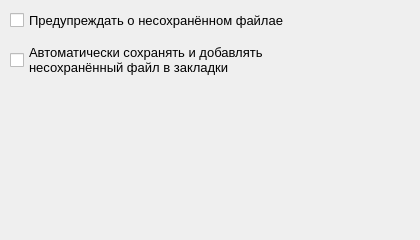
<?xml version="1.0" encoding="UTF-8"?>
<ui version="4.0">
 <class>Dialog</class>
 <widget class="QDialog" name="Dialog">
  <property name="geometry">
   <rect>
    <x>0</x>
    <y>0</y>
    <width>420</width>
    <height>240</height>
   </rect>
  </property>
  <property name="windowTitle">
   <string>Dialog</string>
  </property>
  <widget class="QCheckBox" name="checkBox">
   <property name="geometry">
    <rect>
     <x>10</x>
     <y>10</y>
     <width>400</width>
     <height>20</height>
    </rect>
   </property>
   <property name="font">
    <font>
     <pointsize>10</pointsize>
    </font>
   </property>
   <property name="text">
    <string>Предупреждать о несохранённом файлае</string>
   </property>
  </widget>
  <widget class="QCheckBox" name="checkBox_2">
   <property name="geometry">
    <rect>
     <x>10</x>
     <y>40</y>
     <width>400</width>
     <height>40</height>
    </rect>
   </property>
   <property name="font">
    <font>
     <pointsize>10</pointsize>
    </font>
   </property>
   <property name="text">
    <string>Автоматически сохранять и добавлять 
несохранённый файл в закладки</string>
   </property>
  </widget>
 </widget>
 <resources/>
 <connections/>
</ui>
